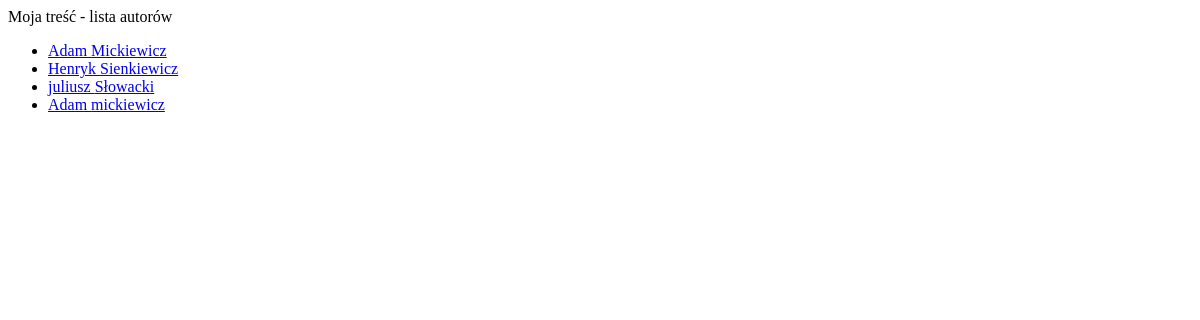
Before: /shelf/authors/ with the older database file.
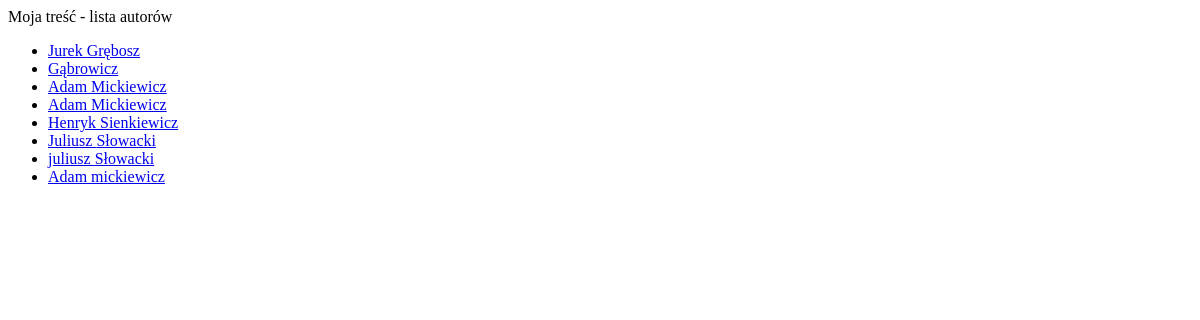
After: the same page with the newer database file.
### shelf/models.py (models this page shows)
@python_2_unicode_compatible # dekorator do starszych wersji python 2
class Author(models.Model):
    first_name = models.CharField(verbose_name= _("first_name") ,max_length=20)
    last_name = models.CharField(_("last_name"), max_length=50)
    def __str__(self):
        return _("{first_name} {last_name}").format(first_name = self.first_name, last_name=self.last_name)
    class Meta:
        ordering = ('last_name', 'first_name') # w jakis sposób beda dane sortowane w bazie
        verbose_name = _('author') # nazwa modelu, gdy wystepuje w liczbie pojedyńczej
        verbose_name_plural = _('authors') # nazwa modelu, gdy wystepuje w liczbie mnogiej

### shelf/views.py (the view)
# urls.py: path('authors/', AuthorListView.as_view(), name='author-list'),
class AuthorListView(ListView):
    model = Author

### shelf/templates/shelf/author_list.html
{% extends "base.html" %}
{% block 'content' %}
Moja treść - lista autorów
<ul>
{% for author in object_list %}
    <li><a href="{% url 'shelf:author-detail' author.id %}"> {{author.first_name}} {{ author.last_name }}</a></li>
{% endfor %}
    </ul>
{% endblock %}

### mysite/templates/base.html (shortened to what this page needs)
<!DOCTYPE html>
<html lang="en">
<head>
</head>
<body>
{% block 'content' %}{% endblock %}
</body>
</html>

Changed rows visible on the page:
added Author: first_name "Jurek", last_name "Grębosz"
added Author: last_name "Gąbrowicz"
added Author: first_name "Adam", last_name "Mickiewicz"
added Author: first_name "Juliusz", last_name "Słowacki"
